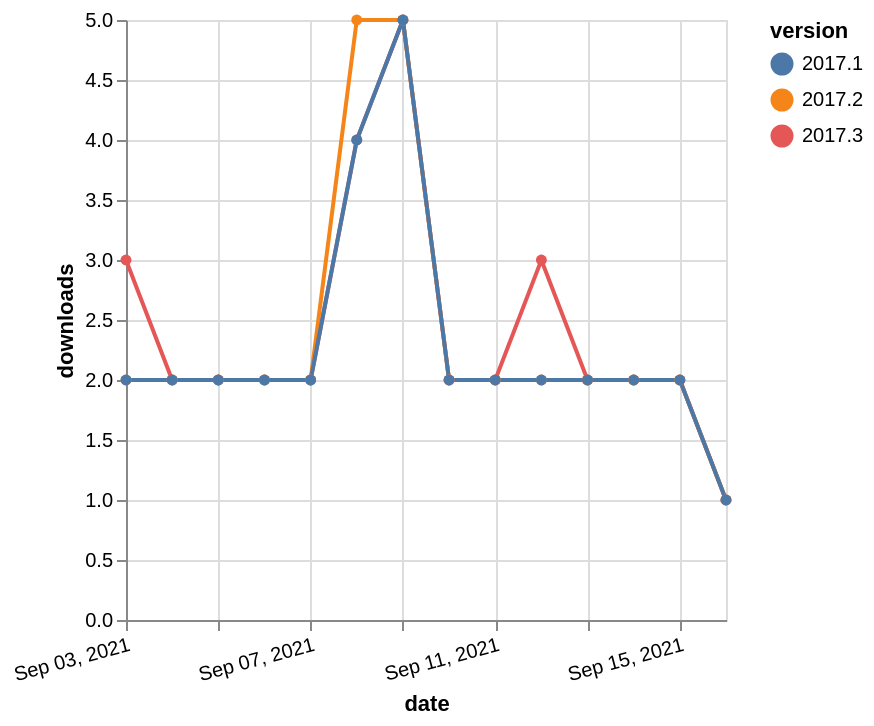

Vega-Lite specification for this chart:
### Vega-Lite specification from a JSON file in a GitHub repository (floating-point values rounded to 4 significant figures)
{"$schema": "https://vega.github.io/schema/vega-lite/v5.json", "description": "A simple bar chart with embedded data.", "data": {"values": [{"date": "2021-09-03", "total": 3877, "delta": 3, "version": "2017.3"}, {"date": "2021-09-04", "total": 3879, "delta": 2, "version": "2017.3"}, {"date": "2021-09-05", "total": 3881, "delta": 2, "version": "2017.3"}, {"date": "2021-09-06", "total": 3883, "delta": 2, "version": "2017.3"}, {"date": "2021-09-07", "total": 3885, "delta": 2, "version": "2017.3"}, {"date": "2021-09-08", "total": 3889, "delta": 4, "version": "2017.3"}, {"date": "2021-09-09", "total": 3894, "delta": 5, "version": "2017.3"}, {"date": "2021-09-10", "total": 3896, "delta": 2, "version": "2017.3"}, {"date": "2021-09-11", "total": 3898, "delta": 2, "version": "2017.3"}, {"date": "2021-09-12", "total": 3901, "delta": 3, "version": "2017.3"}, {"date": "2021-09-13", "total": 3903, "delta": 2, "version": "2017.3"}, {"date": "2021-09-14", "total": 3905, "delta": 2, "version": "2017.3"}, {"date": "2021-09-15", "total": 3907, "delta": 2, "version": "2017.3"}, {"date": "2021-09-16", "total": 3908, "delta": 1, "version": "2017.3"}, {"date": "2021-09-03", "total": 3389, "delta": 2, "version": "2017.2"}, {"date": "2021-09-04", "total": 3391, "delta": 2, "version": "2017.2"}, {"date": "2021-09-05", "total": 3393, "delta": 2, "version": "2017.2"}, {"date": "2021-09-06", "total": 3395, "delta": 2, "version": "2017.2"}, {"date": "2021-09-07", "total": 3397, "delta": 2, "version": "2017.2"}, {"date": "2021-09-08", "total": 3402, "delta": 5, "version": "2017.2"}, {"date": "2021-09-09", "total": 3407, "delta": 5, "version": "2017.2"}, {"date": "2021-09-10", "total": 3409, "delta": 2, "version": "2017.2"}, {"date": "2021-09-11", "total": 3411, "delta": 2, "version": "2017.2"}, {"date": "2021-09-12", "total": 3413, "delta": 2, "version": "2017.2"}, {"date": "2021-09-13", "total": 3415, "delta": 2, "version": "2017.2"}, {"date": "2021-09-14", "total": 3417, "delta": 2, "version": "2017.2"}, {"date": "2021-09-15", "total": 3419, "delta": 2, "version": "2017.2"}, {"date": "2021-09-16", "total": 3420, "delta": 1, "version": "2017.2"}, {"date": "2021-09-03", "total": 3361, "delta": 2, "version": "2017.1"}, {"date": "2021-09-04", "total": 3363, "delta": 2, "version": "2017.1"}, {"date": "2021-09-05", "total": 3365, "delta": 2, "version": "2017.1"}, {"date": "2021-09-06", "total": 3367, "delta": 2, "version": "2017.1"}, {"date": "2021-09-07", "total": 3369, "delta": 2, "version": "2017.1"}, {"date": "2021-09-08", "total": 3373, "delta": 4, "version": "2017.1"}, {"date": "2021-09-09", "total": 3378, "delta": 5, "version": "2017.1"}, {"date": "2021-09-10", "total": 3380, "delta": 2, "version": "2017.1"}, {"date": "2021-09-11", "total": 3382, "delta": 2, "version": "2017.1"}, {"date": "2021-09-12", "total": 3384, "delta": 2, "version": "2017.1"}, {"date": "2021-09-13", "total": 3386, "delta": 2, "version": "2017.1"}, {"date": "2021-09-14", "total": 3388, "delta": 2, "version": "2017.1"}, {"date": "2021-09-15", "total": 3390, "delta": 2, "version": "2017.1"}, {"date": "2021-09-16", "total": 3391, "delta": 1, "version": "2017.1"}]}, "width": "container", "mark": {"type": "line", "point": {"filled": true}}, "encoding": {"x": {"field": "date", "type": "temporal", "timeUnit": "yearmonthdate", "title": "date", "axis": {"labelAngle": -15}}, "y": {"field": "delta", "type": "quantitative", "title": "downloads"}, "color": {"field": "version", "type": "nominal"}, "tooltip": {"field": "delta"}}}
